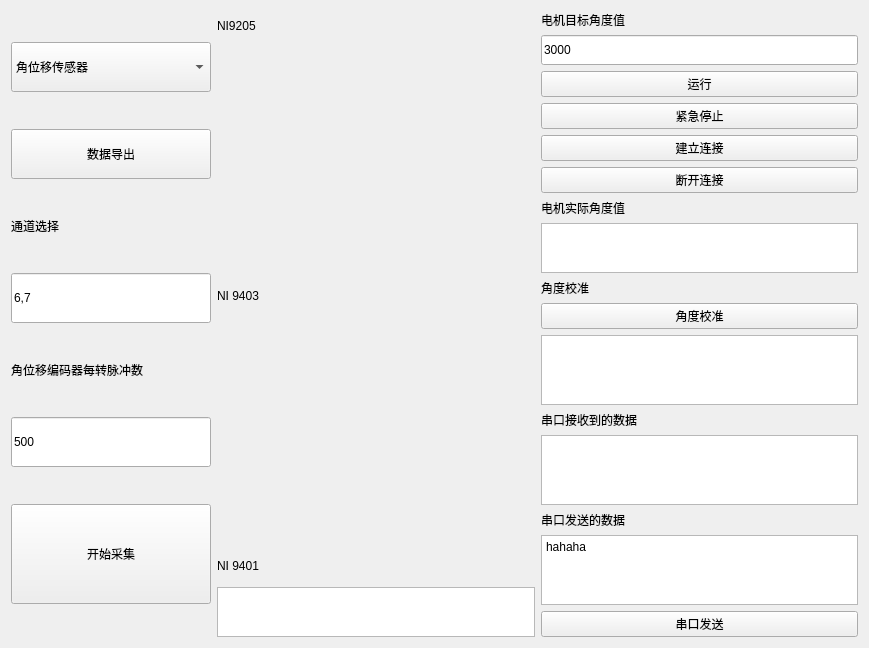
<?xml version="1.0" encoding="UTF-8"?>
<ui version="4.0">
 <class>Widget</class>
 <widget class="QWidget" name="Widget">
  <property name="geometry">
   <rect>
    <x>0</x>
    <y>0</y>
    <width>869</width>
    <height>648</height>
   </rect>
  </property>
  <property name="windowTitle">
   <string>Widget</string>
  </property>
  <layout class="QGridLayout" name="gridLayout">
   <item row="0" column="1">
    <layout class="QVBoxLayout" name="verticalLayout_2">
     <item>
      <widget class="QLabel" name="label_2">
       <property name="maximumSize">
        <size>
         <width>200</width>
         <height>30</height>
        </size>
       </property>
       <property name="text">
        <string>NI9205</string>
       </property>
      </widget>
     </item>
     <item>
      <widget class="QCustomPlot" name="plot_ni_9205" native="true">
       <property name="minimumSize">
        <size>
         <width>200</width>
         <height>100</height>
        </size>
       </property>
      </widget>
     </item>
     <item>
      <widget class="QLabel" name="label_3">
       <property name="minimumSize">
        <size>
         <width>0</width>
         <height>0</height>
        </size>
       </property>
       <property name="maximumSize">
        <size>
         <width>200</width>
         <height>30</height>
        </size>
       </property>
       <property name="text">
        <string>NI 9403</string>
       </property>
      </widget>
     </item>
     <item>
      <widget class="QCustomPlot" name="plot_ni_9403" native="true">
       <property name="minimumSize">
        <size>
         <width>200</width>
         <height>100</height>
        </size>
       </property>
      </widget>
     </item>
     <item>
      <widget class="QLabel" name="label_5">
       <property name="maximumSize">
        <size>
         <width>100</width>
         <height>30</height>
        </size>
       </property>
       <property name="text">
        <string>NI 9401</string>
       </property>
      </widget>
     </item>
     <item>
      <widget class="QTextBrowser" name="textB_ni_9401">
       <property name="maximumSize">
        <size>
         <width>99999</width>
         <height>50</height>
        </size>
       </property>
      </widget>
     </item>
    </layout>
   </item>
   <item row="0" column="2">
    <layout class="QVBoxLayout" name="verticalLayout_3">
     <item>
      <widget class="QLabel" name="label_6">
       <property name="text">
        <string>电机目标角度值</string>
       </property>
      </widget>
     </item>
     <item>
      <widget class="QLineEdit" name="Edit_target_angle">
       <property name="minimumSize">
        <size>
         <width>100</width>
         <height>30</height>
        </size>
       </property>
       <property name="maximumSize">
        <size>
         <width>9999</width>
         <height>50</height>
        </size>
       </property>
       <property name="text">
        <string>3000</string>
       </property>
      </widget>
     </item>
     <item>
      <widget class="QPushButton" name="btn_run_stop">
       <property name="text">
        <string>运行</string>
       </property>
       <property name="checkable">
        <bool>true</bool>
       </property>
      </widget>
     </item>
     <item>
      <widget class="QPushButton" name="btn_stop_now">
       <property name="text">
        <string>紧急停止</string>
       </property>
      </widget>
     </item>
     <item>
      <widget class="QPushButton" name="btn_build_connect">
       <property name="text">
        <string>建立连接</string>
       </property>
      </widget>
     </item>
     <item>
      <widget class="QPushButton" name="btn_break_connect">
       <property name="text">
        <string>断开连接</string>
       </property>
      </widget>
     </item>
     <item>
      <widget class="QLabel" name="label_7">
       <property name="text">
        <string>电机实际角度值</string>
       </property>
      </widget>
     </item>
     <item>
      <widget class="QTextBrowser" name="textB_modbus">
       <property name="maximumSize">
        <size>
         <width>16777215</width>
         <height>50</height>
        </size>
       </property>
      </widget>
     </item>
     <item>
      <widget class="QLabel" name="label_8">
       <property name="text">
        <string>角度校准</string>
       </property>
      </widget>
     </item>
     <item>
      <widget class="QPushButton" name="btn_angle_cali">
       <property name="text">
        <string>角度校准</string>
       </property>
      </widget>
     </item>
     <item>
      <widget class="QTextBrowser" name="textB_angle_cali"/>
     </item>
     <item>
      <widget class="QLabel" name="label_9">
       <property name="text">
        <string>串口接收到的数据</string>
       </property>
      </widget>
     </item>
     <item>
      <widget class="QTextEdit" name="textE_rev"/>
     </item>
     <item>
      <widget class="QLabel" name="label_10">
       <property name="text">
        <string>串口发送的数据</string>
       </property>
      </widget>
     </item>
     <item>
      <widget class="QTextEdit" name="textE_snd">
       <property name="html">
        <string>&lt;!DOCTYPE HTML PUBLIC &quot;-//W3C//DTD HTML 4.0//EN&quot; &quot;http://www.w3.org/TR/REC-html40/strict.dtd&quot;&gt;
&lt;html&gt;&lt;head&gt;&lt;meta name=&quot;qrichtext&quot; content=&quot;1&quot; /&gt;&lt;style type=&quot;text/css&quot;&gt;
p, li { white-space: pre-wrap; }
&lt;/style&gt;&lt;/head&gt;&lt;body style=&quot; font-family:'SimSun'; font-size:9pt; font-weight:400; font-style:normal;&quot;&gt;
&lt;p style=&quot; margin-top:0px; margin-bottom:0px; margin-left:0px; margin-right:0px; -qt-block-indent:0; text-indent:0px;&quot;&gt;hahaha&lt;/p&gt;&lt;/body&gt;&lt;/html&gt;</string>
       </property>
      </widget>
     </item>
     <item>
      <widget class="QPushButton" name="btn_serial_snd">
       <property name="text">
        <string>串口发送</string>
       </property>
      </widget>
     </item>
    </layout>
   </item>
   <item row="0" column="0">
    <layout class="QVBoxLayout" name="verticalLayout">
     <item>
      <widget class="QComboBox" name="comboBox">
       <property name="minimumSize">
        <size>
         <width>100</width>
         <height>50</height>
        </size>
       </property>
       <property name="maximumSize">
        <size>
         <width>200</width>
         <height>50</height>
        </size>
       </property>
       <item>
        <property name="text">
         <string>角位移传感器</string>
        </property>
       </item>
       <item>
        <property name="text">
         <string>角位移编码器</string>
        </property>
       </item>
      </widget>
     </item>
     <item>
      <widget class="QPushButton" name="btn_data_export">
       <property name="minimumSize">
        <size>
         <width>100</width>
         <height>50</height>
        </size>
       </property>
       <property name="maximumSize">
        <size>
         <width>200</width>
         <height>50</height>
        </size>
       </property>
       <property name="text">
        <string>数据导出</string>
       </property>
      </widget>
     </item>
     <item>
      <widget class="QLabel" name="label">
       <property name="minimumSize">
        <size>
         <width>100</width>
         <height>20</height>
        </size>
       </property>
       <property name="maximumSize">
        <size>
         <width>200</width>
         <height>20</height>
        </size>
       </property>
       <property name="text">
        <string>通道选择</string>
       </property>
      </widget>
     </item>
     <item>
      <widget class="QLineEdit" name="Edit_channel">
       <property name="minimumSize">
        <size>
         <width>100</width>
         <height>20</height>
        </size>
       </property>
       <property name="maximumSize">
        <size>
         <width>200</width>
         <height>50</height>
        </size>
       </property>
       <property name="text">
        <string>6,7</string>
       </property>
      </widget>
     </item>
     <item>
      <widget class="QLabel" name="label_4">
       <property name="minimumSize">
        <size>
         <width>100</width>
         <height>20</height>
        </size>
       </property>
       <property name="maximumSize">
        <size>
         <width>200</width>
         <height>20</height>
        </size>
       </property>
       <property name="text">
        <string>角位移编码器每转脉冲数</string>
       </property>
      </widget>
     </item>
     <item>
      <widget class="QLineEdit" name="Edit_pul_per_rev">
       <property name="minimumSize">
        <size>
         <width>100</width>
         <height>20</height>
        </size>
       </property>
       <property name="maximumSize">
        <size>
         <width>200</width>
         <height>50</height>
        </size>
       </property>
       <property name="text">
        <string>500</string>
       </property>
      </widget>
     </item>
     <item>
      <widget class="QPushButton" name="btn_startAcquire">
       <property name="minimumSize">
        <size>
         <width>100</width>
         <height>50</height>
        </size>
       </property>
       <property name="maximumSize">
        <size>
         <width>200</width>
         <height>100</height>
        </size>
       </property>
       <property name="text">
        <string>开始采集</string>
       </property>
       <property name="checkable">
        <bool>true</bool>
       </property>
       <property name="checked">
        <bool>false</bool>
       </property>
      </widget>
     </item>
    </layout>
   </item>
  </layout>
 </widget>
 <customwidgets>
  <customwidget>
   <class>QCustomPlot</class>
   <extends>QWidget</extends>
   <header location="global">qcustomplot.h</header>
   <container>1</container>
  </customwidget>
 </customwidgets>
 <resources/>
 <connections/>
</ui>
